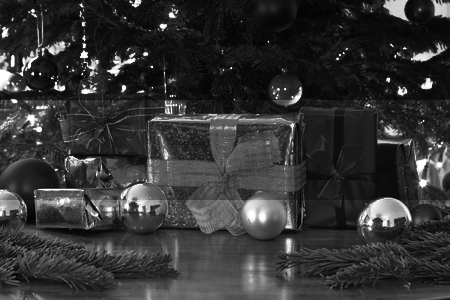
#> input picture I kolokvijum/presents.png, 450 x 300 px
$ python zadatak2.1.py
#> lines starting #> are read from the running program, lines starting #| are printed output that depends on the picture
from skimage import io
import numpy as np
import plotly.express as px

im = io.imread('presents.png')
#> im is the input picture: shape (300, 450); min 0, max 255, mean 52.3
px.imshow(im, zmin=0, zmax=255, color_continuous_scale='gray').show()

segment1 = im[0:100]
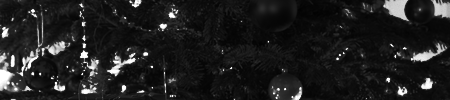
#> segment1: shape (100, 450); min 2, max 255, mean 31.8
segment2 = im[100:200]
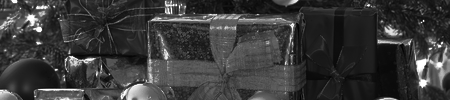
#> segment2: shape (100, 450); min 0, max 255, mean 58
segment3 = im[200:300]
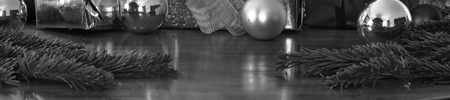
#> segment3: shape (100, 450); min 0, max 255, mean 67.2

LUT = []
for s in range(1, 4):
    lut1 = np.linspace(0, 200, s*50+1)
    lut2 = np.linspace(200, 255, 256-s*50)
    lut = np.concatenate((lut1[:-1], lut2), axis=0)
    print(len(lut))
    LUT.append(lut)

im_kor1 = LUT[0][segment1].astype('uint8')
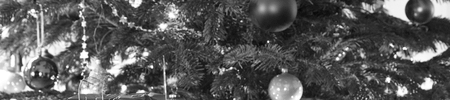
#> im_kor1: shape (100, 450); min 8, max 255, mean 89.5
im_kor2 = LUT[1][segment2].astype('uint8')
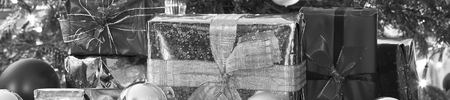
#> im_kor2: shape (100, 450); min 0, max 255, mean 107.3
im_kor3 = LUT[2][segment3].astype('uint8')
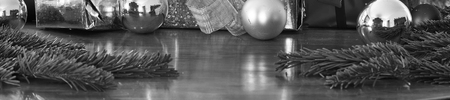
#> im_kor3: shape (100, 450); min 0, max 255, mean 87.4

im_kor = np.concatenate((im_kor1, im_kor2, im_kor3), axis=0)
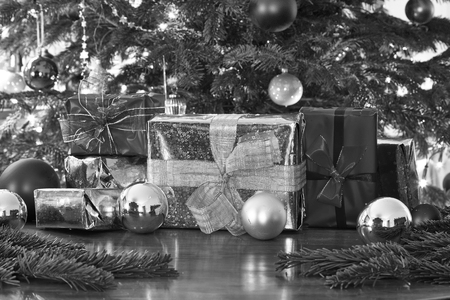
#> im_kor: shape (300, 450); min 0, max 255, mean 94.7
px.imshow(im_kor, zmin=0, zmax=255, color_continuous_scale='gray').show()
io.imsave('presents_korig.png', im_kor)

$ run again, with I kolokvijum/cookies.png copied over I kolokvijum/presents.png
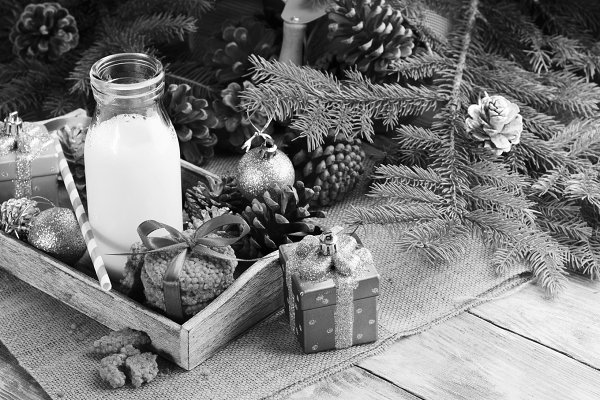
#> input picture I kolokvijum/cookies.png, 600 x 400 px
#> im is the input picture: shape (400, 600); min 0, max 255, mean 122.4
#> `im_kor3 = LUT[2][segment3].astype('uint8')`:
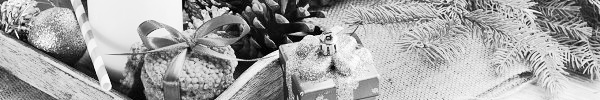
#> im_kor3: shape (100, 600); min 0, max 255, mean 164.8
#> `im_kor = np.concatenate((im_kor1, im_kor2, im_kor3), axis=0)`:
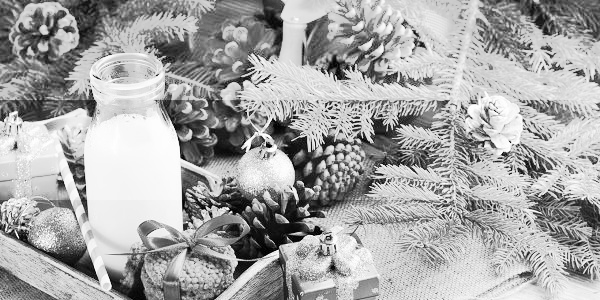
#> im_kor: shape (300, 600); min 0, max 255, mean 167

$ run again, with I kolokvijum/deda_mraz.png copied over I kolokvijum/presents.png
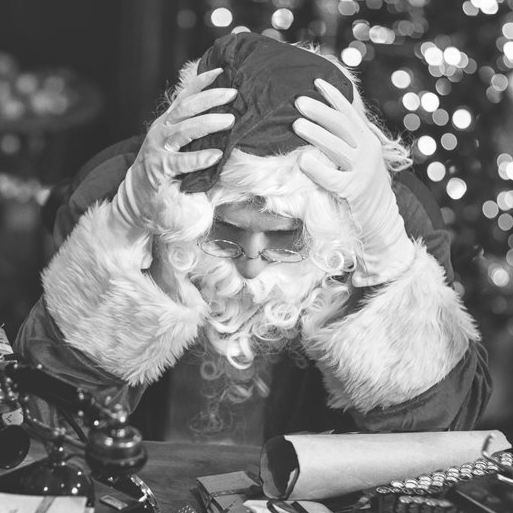
#> input picture I kolokvijum/deda_mraz.png, 513 x 513 px
#> im is the input picture: shape (513, 513); min 26, max 255, mean 124.8
#> `im_kor3 = LUT[2][segment3].astype('uint8')`:
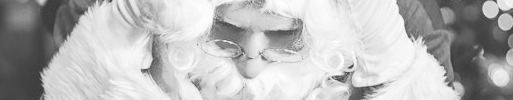
#> im_kor3: shape (100, 513); min 48, max 254, mean 184.5
#> `im_kor = np.concatenate((im_kor1, im_kor2, im_kor3), axis=0)`:
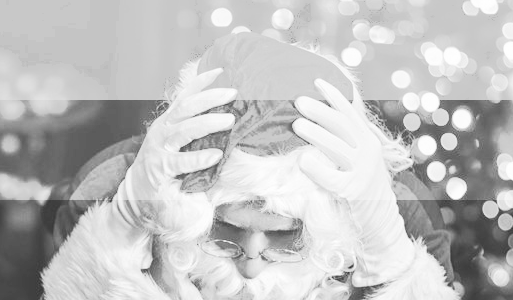
#> im_kor: shape (300, 513); min 48, max 255, mean 193.1
